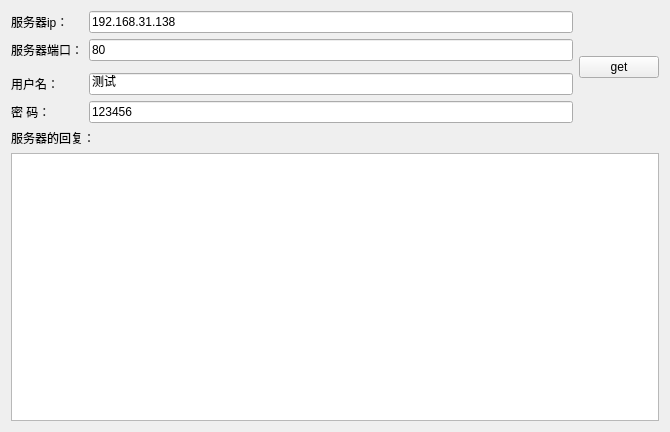
<?xml version="1.0" encoding="UTF-8"?>
<ui version="4.0">
 <class>Widget</class>
 <widget class="QWidget" name="Widget">
  <property name="geometry">
   <rect>
    <x>0</x>
    <y>0</y>
    <width>670</width>
    <height>432</height>
   </rect>
  </property>
  <property name="windowTitle">
   <string>Widget</string>
  </property>
  <layout class="QGridLayout" name="gridLayout">
   <item row="3" column="0">
    <widget class="QLabel" name="labelUser">
     <property name="text">
      <string>用户名：</string>
     </property>
    </widget>
   </item>
   <item row="0" column="2" rowspan="5">
    <widget class="QPushButton" name="pushButton">
     <property name="text">
      <string>get</string>
     </property>
    </widget>
   </item>
   <item row="0" column="0">
    <widget class="QLabel" name="labelUser_2">
     <property name="text">
      <string>服务器ip：</string>
     </property>
    </widget>
   </item>
   <item row="0" column="1">
    <widget class="QLineEdit" name="lineEditIP">
     <property name="text">
      <string>192.168.31.138</string>
     </property>
    </widget>
   </item>
   <item row="4" column="0">
    <widget class="QLabel" name="labelPwd">
     <property name="text">
      <string>密 码：</string>
     </property>
    </widget>
   </item>
   <item row="5" column="0" colspan="2">
    <widget class="QLabel" name="label">
     <property name="text">
      <string>服务器的回复：</string>
     </property>
    </widget>
   </item>
   <item row="3" column="1">
    <widget class="QLineEdit" name="lineEditUser">
     <property name="text">
      <string>测试</string>
     </property>
    </widget>
   </item>
   <item row="6" column="0" colspan="3">
    <widget class="QTextEdit" name="textEdit"/>
   </item>
   <item row="4" column="1">
    <widget class="QLineEdit" name="lineEditPwd">
     <property name="text">
      <string>123456</string>
     </property>
    </widget>
   </item>
   <item row="1" column="0">
    <widget class="QLabel" name="labelUser_3">
     <property name="text">
      <string>服务器端口：</string>
     </property>
    </widget>
   </item>
   <item row="1" column="1">
    <widget class="QLineEdit" name="lineEditPort">
     <property name="text">
      <string>80</string>
     </property>
    </widget>
   </item>
  </layout>
 </widget>
 <layoutdefault spacing="6" margin="11"/>
 <resources/>
 <connections/>
</ui>
